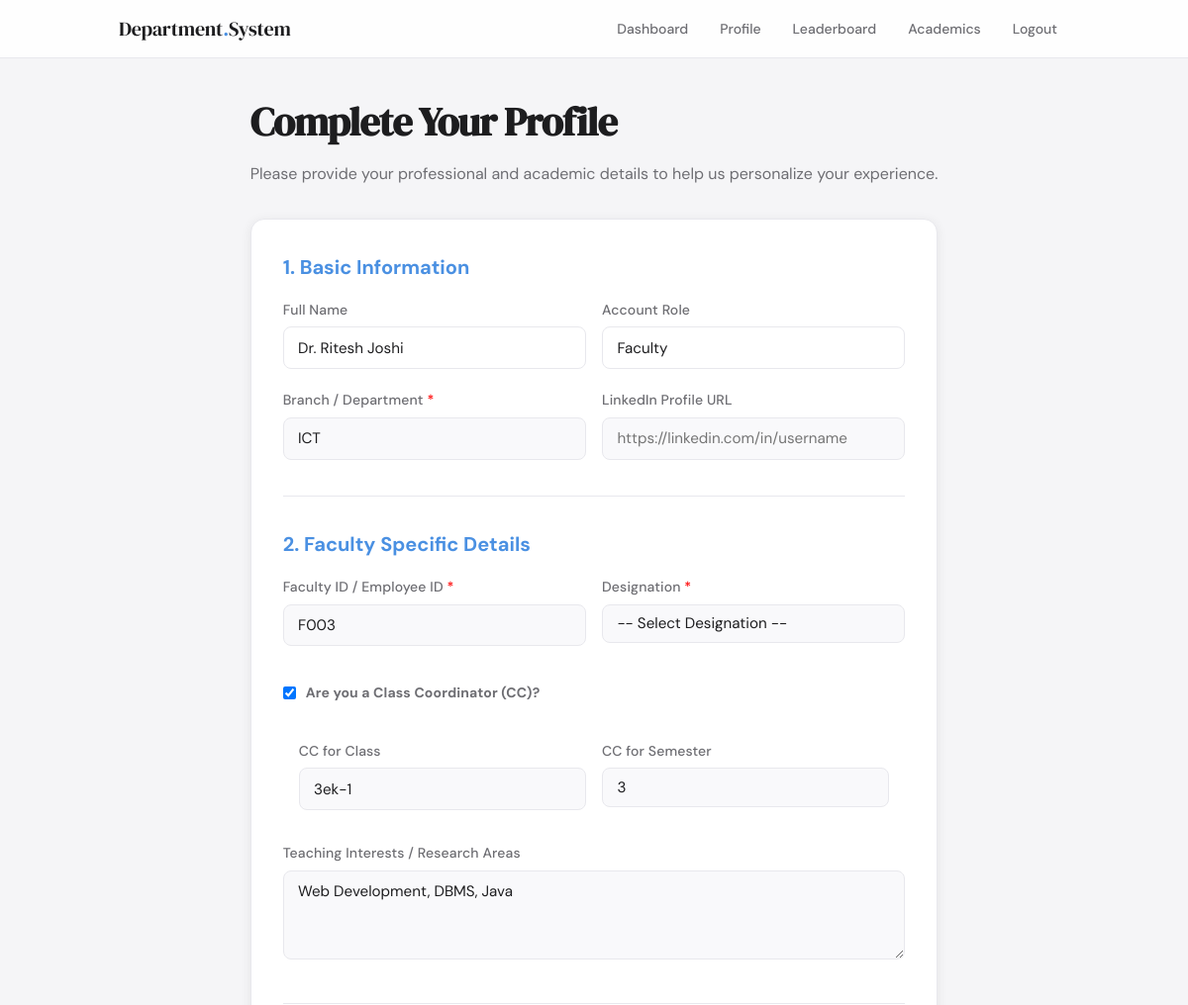
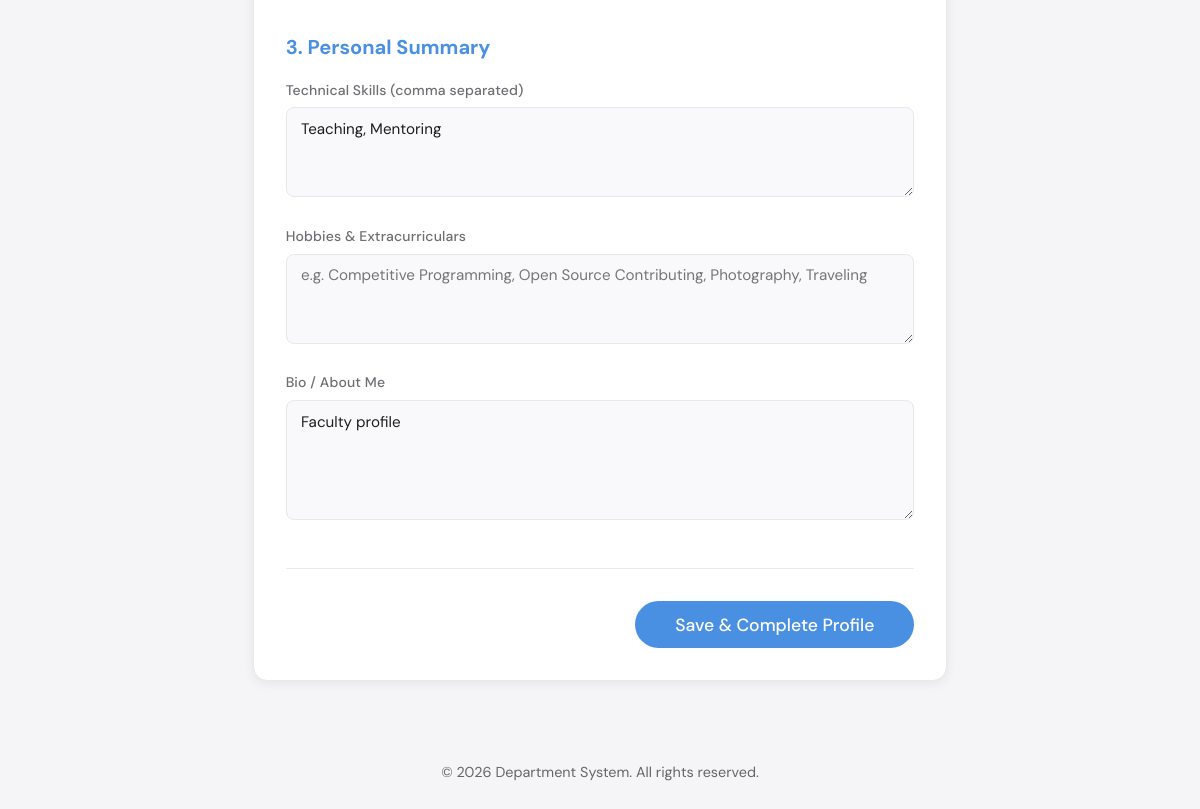
/public/community/profile.php (signed in), run on the app's committed database (2 pictures, top to bottom).
### tables this page shows
CREATE TABLE IF NOT EXISTS users (
    id INT AUTO_INCREMENT PRIMARY KEY,
    name VARCHAR(120) NOT NULL,
    email VARCHAR(120) UNIQUE NOT NULL,
    phone VARCHAR(20),
    password VARCHAR(255) NOT NULL,
    role ENUM('student','faculty','expert','admin') NOT NULL,
    pac_category ENUM('premium', 'average', 'challenged') DEFAULT 'average',
    class_name VARCHAR(50),
    semester INT,
    batch VARCHAR(30),
    roll_no VARCHAR(50),
    emp_id VARCHAR(50),
    linkedin_url VARCHAR(255),
    is_verified TINYINT DEFAULT 1,
    created_at TIMESTAMP DEFAULT CURRENT_TIMESTAMP
);

CREATE TABLE IF NOT EXISTS profiles (
    id INT AUTO_INCREMENT PRIMARY KEY,
    user_id INT UNIQUE NOT NULL,
    branch VARCHAR(100),
    skills TEXT,
    expertise_area TEXT,
    company VARCHAR(255),
    designation VARCHAR(255),
    bio TEXT,
    github_url VARCHAR(255),
    leetcode_url VARCHAR(255),
    portfolio_url VARCHAR(255),
    hobbies TEXT,
    target_role VARCHAR(100),
    is_alumni TINYINT DEFAULT 0,
    college_name VARCHAR(255),
    graduation_year VARCHAR(10),
    degree VARCHAR(100),
    experience_years INT,
    teaching_interests TEXT,
    is_cc TINYINT DEFAULT 0,
    cc_class VARCHAR(50),
    cc_semester INT,
    community_score INT DEFAULT 0,
    created_at TIMESTAMP DEFAULT CURRENT_TIMESTAMP,
    FOREIGN KEY (user_id) REFERENCES users(id) ON DELETE CASCADE
);

### public/community/profile.php (the view, shortened to what this page needs)
<?php
require_once __DIR__ . '/../../app/config/db.php';
$user_id = (int) $_SESSION['user_id'];
$role = $_SESSION['role'];
$uStmt = $conn->prepare("SELECT name, class_name, semester, roll_no, emp_id, linkedin_url FROM users WHERE id = ?");
$uStmt->bind_param("i", $user_id);
$uStmt->execute();
$user_data = $uStmt->get_result()->fetch_assoc();
$pStmt = $conn->prepare("
    SELECT branch, skills, expertise_area, company, designation, bio,
           github_url, leetcode_url, portfolio_url, hobbies, target_role,
           is_alumni, college_name, graduation_year, degree, experience_years,
           teaching_interests, is_cc, cc_class, cc_semester
    FROM profiles WHERE user_id = ?
");
$pStmt->bind_param("i", $user_id);
$pStmt->execute();
$profile_data = $pStmt->get_result()->fetch_assoc() ?? [];
include __DIR__ . '/../../app/includes/header.php';
?>
<div class="wrapper" style="padding: 2rem;">
    <div style="max-width: 900px; margin: 0 auto;">
        <h1 class="page-title" style="font-family: 'DM Serif Display', serif; font-size: 2.5rem; margin-bottom: 0.5rem;">Complete Your Profile</h1>
        <p style="color: var(--text-2); margin-bottom: 2rem;">Please provide your professional and academic details to help us personalize your experience.</p>
        <div class="card">
            <form action="../../app/actions/community/save_profile.php" method="POST" id="profileForm">
                <div style="margin-bottom: 2rem; border-bottom: 1px solid var(--border); padding-bottom: 1rem;">
                    <h2 style="font-size: 1.25rem; margin-bottom: 1rem; color: var(--accent);">1. Basic Information</h2>
                    <div class="grid-2">
                        <div class="form-group">
                            <label>Full Name</label>
                            <input type="text" value="<?= htmlspecialchars($user_data['name']) ?>" readonly style="background: var(--bg-2);">
                        </div>
                        <div class="form-group">
                            <label>Account Role</label>
                            <input type="text" value="<?= ucfirst($role) ?>" readonly style="background: var(--bg-2);">
                        </div>
                    </div>
                    <div class="grid-2">
                        <div class="form-group">
                            <label>Branch / Department <span style="color:red;">*</span></label>
                            <input type="text" name="branch" value="<?= htmlspecialchars($profile_data['branch'] ?? '') ?>" required placeholder="e.g. Information Technology">
                        </div>
                        <div class="form-group">
                            <label>LinkedIn Profile URL</label>
                            <input type="text" name="linkedin_url" value="<?= htmlspecialchars($user_data['linkedin_url'] ?? '') ?>" placeholder="https://linkedin.com/in/username">
                        </div>
                    </div>
                </div>
                <div style="margin-bottom: 2rem; border-bottom: 1px solid var(--border); padding-bottom: 1rem;">
                    <h2 style="font-size: 1.25rem; margin-bottom: 1rem; color: var(--accent);">2. <?= ucfirst($role) ?> Specific Details</h2>
                    <?php if (in_array($role, ['faculty', 'admin'])): ?>
                        <div class="grid-2">
                            <div class="form-group">
                                <label>Faculty ID / Employee ID <span style="color:red;">*</span></label>
                                <input type="text" name="emp_id" value="<?= htmlspecialchars($user_data['emp_id'] ?? '') ?>" required placeholder="e.g. EMP123">
                            </div>
                            <div class="form-group">
                                <label>Designation <span style="color:red;">*</span></label>
                                <select name="designation" required>
                                    <option value="">-- Select Designation --</option>
                                </select>
                            </div>
                        </div>
                        <div class="form-group" style="margin-top: 1rem;">
                            <label style="display: flex; align-items: center; gap: 10px; cursor: pointer;">
                                <input type="checkbox" name="is_cc" value="1" <?= ($profile_data['is_cc'] ?? 0) ? 'checked' : '' ?> onchange="toggleCCFields(this.checked)">
                                <strong>Are you a Class Coordinator (CC)?</strong>
                            </label>
                        </div>
                        <div id="ccFields" style="display: <?= ($profile_data['is_cc'] ?? 0) ? 'block' : 'none' ?>; background: var(--bg-2); padding: 1rem; border-radius: 8px; margin-bottom: 1rem;">
                            <div class="grid-2">
                                <div class="form-group" style="margin-bottom: 0;">
                                    <label>CC for Class</label>
                                    <input type="text" name="cc_class" value="<?= htmlspecialchars($profile_data['cc_class'] ?? '') ?>" placeholder="e.g. ICT-A">
                                </div>
                                <div class="form-group" style="margin-bottom: 0;">
                                    <label>CC for Semester</label>
                                    <select name="cc_semester">
                                        <?php for($i=1; $i<=8; $i++): ?>
                                            <option value="<?= $i ?>" <?= ($profile_data['cc_semester'] ?? '') == $i ? 'selected' : '' ?>><?= $i ?></option>
                                        <?php endfor; ?>
                                    </select>
                                </div>
                            </div>
                        </div>
                        <div class="form-group">
                            <label>Teaching Interests / Research Areas</label>
                            <textarea name="teaching_interests" placeholder="e.g. Operating Systems, Network Security, Machine Learning" style="height: 80px;"><?= htmlspecialchars($profile_data['teaching_interests'] ?? '') ?></textarea>
                        </div>
                    <?php endif; ?>
                </div>
                <div>
                    <h2 style="font-size: 1.25rem; margin-bottom: 1rem; color: var(--accent);">3. Personal Summary</h2>
                    <div class="form-group">
                        <label>Technical Skills <span class="text-muted">(comma separated)</span></label>
                        <textarea name="skills" placeholder="e.g. PHP, JavaScript, Java, Docker, AWS" style="height: 80px;"><?= htmlspecialchars($profile_data['skills'] ?? '') ?></textarea>
                    </div>
                    <div class="form-group">
                        <label>Hobbies & Extracurriculars</label>
                        <textarea name="hobbies" placeholder="e.g. Competitive Programming, Open Source Contributing, Photography, Traveling" style="height: 80px;"><?= htmlspecialchars($profile_data['hobbies'] ?? '') ?></textarea>
                    </div>
                    <div class="form-group">
                        <label>Bio / About Me</label>
                        <textarea name="bio" placeholder="Tell us about yourself and your journey..." style="height: 120px;"><?= htmlspecialchars($profile_data['bio'] ?? '') ?></textarea>
                    </div>
                </div>
                <div style="margin-top: 2.5rem; text-align: right; border-top: 1px solid var(--border); padding-top: 2rem;">
                    <button type="submit" class="btn btn-primary" style="padding: 0.8rem 2.5rem; font-size: 1.1rem; border-radius: 50px;">Save & Complete Profile</button>
                </div>
            </form>
        </div>
    </div>
</div>
<?php require_once __DIR__ . '/../../app/includes/footer.php'; ?>

### public/assets/css/style.css (style rules this page uses)
:root { --bg: #f5f5f7; --surface: #ffffff; --surface-2: #f9f9fb; --border: #e8e8ed; --accent: #4a90e2; --accent-hover: #2f78d3; --accent-light: #eef5fd; --text: #1d1d1f; --text-2: #6e6e73; --text-3: #aeaeb2; --success: #34c759; --warning: #ff9f0a; --error: #ff3b30; --pending-bg: #fff8ec; --pending-text: #b06000; --accepted-bg: #eef5fd; --accepted-text: #1a5fa8; --completed-bg: #edfbf3; --completed-text: #1a7a40; --radius: 14px; --radius-sm: 8px; --shadow: 0 2px 12px rgba(0,0,0,0.07); --shadow-lg: 0 8px 32px rgba(0,0,0,0.10); }
*, *::before, *::after { box-sizing: border-box; margin: 0; padding: 0; }
html { font-size: 16px; }
body { font-family: 'DM Sans', sans-serif; background: var(--bg); color: var(--text); min-height: 100vh; line-height: 1.6; }
.wrapper, .page-wrap { max-width: 960px; margin: 0 auto; padding: 2.5rem 2rem; }
.page-title { font-family: 'DM Serif Display', serif; font-size: 2rem; letter-spacing: -0.02em; color: var(--text); margin-bottom: 0.25rem; }
.card { background: var(--surface); border-radius: var(--radius); box-shadow: var(--shadow); border: 1px solid var(--border); padding: 2rem; margin-bottom: 1rem; }
.form-group { margin-bottom: 1.25rem; }
label { display: block; font-size: 0.875rem; font-weight: 500; color: var(--text-2); margin-bottom: 0.4rem; letter-spacing: 0.01em; }
input[type="text"], input[type="email"], input[type="password"], input[type="number"], textarea, select { width: 100%; padding: 0.65rem 0.9rem; background: var(--surface-2); border: 1.5px solid var(--border); border-radius: var(--radius-sm); font-family: 'DM Sans', sans-serif; font-size: 0.95rem; color: var(--text); transition: border-color 0.15s, box-shadow 0.15s; outline: none; appearance: none; }
textarea { resize: vertical; min-height: 90px; }
.btn { display: inline-flex; align-items: center; justify-content: center; gap: 0.4rem; padding: 0.65rem 1.4rem; border-radius: var(--radius-sm); font-family: 'DM Sans', sans-serif; font-size: 0.9rem; font-weight: 500; cursor: pointer; border: none; transition: all 0.15s; text-decoration: none; }
.btn-primary { background: var(--accent); color: #fff; }
.grid-2 { display: grid; grid-template-columns: 1fr 1fr; gap: 1rem; }
.text-muted { color: var(--text-2); }

### data on the page
users: name "Dr. Ritesh Joshi", emp_id "F003"
profiles: branch "ICT", is_cc "☑", cc_class "3ek-1", cc_semester "3", teaching_interests "Web Development, DBMS, Java", skills "Teaching, Mentoring", bio "Faculty profile"

### other printed values
$role "Faculty"
